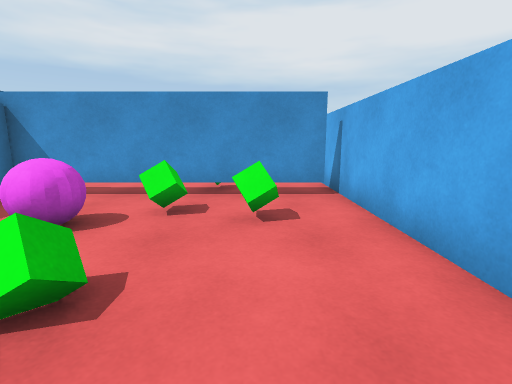
view 1 (above)

16 first-person views from a walk through a 3-D level made in the Unity game engine. The camera is 1.2 m above the floor, tilts 10° down and sees 85° across. The floor is counted in squares, 1 m on a side. Each view is taken from the middle of a square. On the plan, view 1 faces up. The plan holds only what a view shows up to about 13 squares ahead; the rest is blank. The player character is not drawn.

view 2
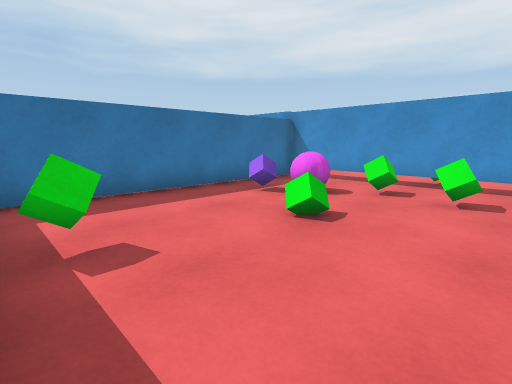

view 3
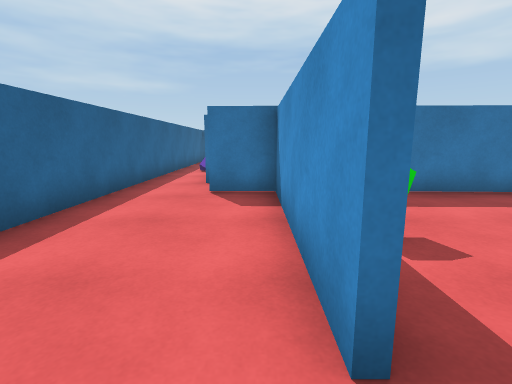

view 4
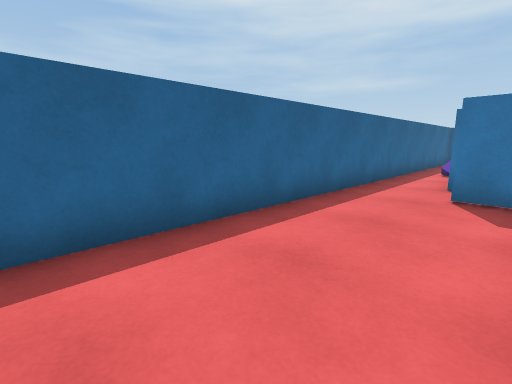

view 5
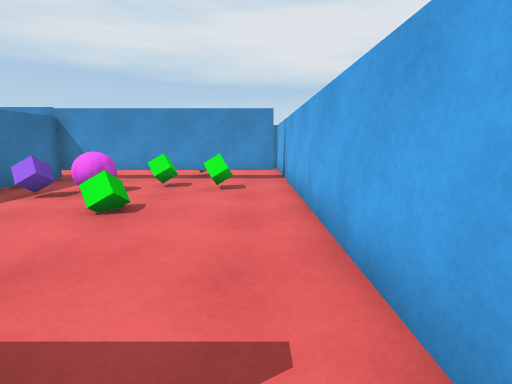

view 6
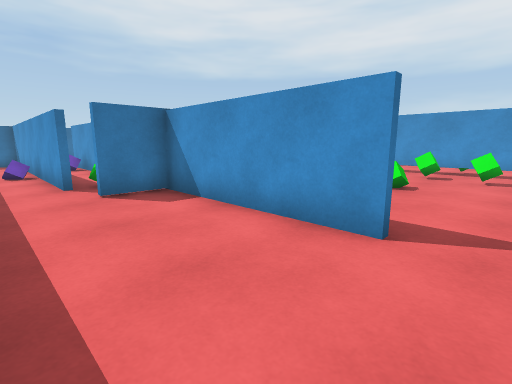

view 7
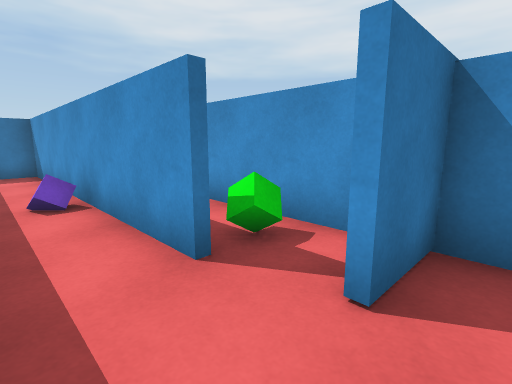

view 8
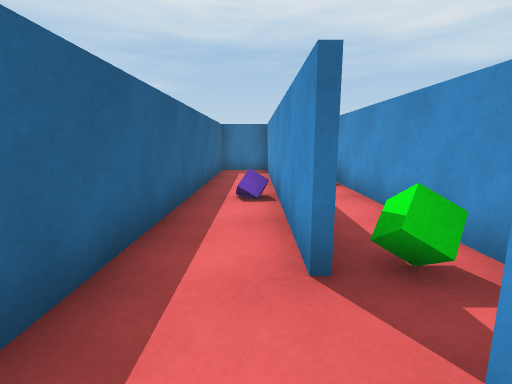

view 9
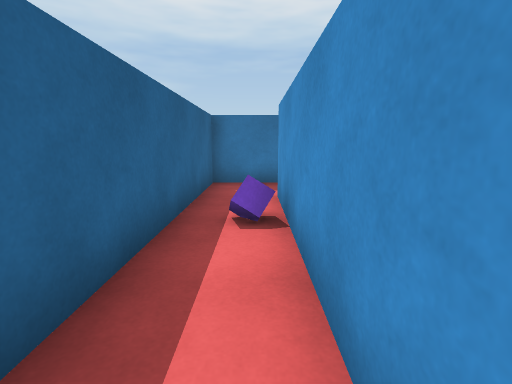

view 10
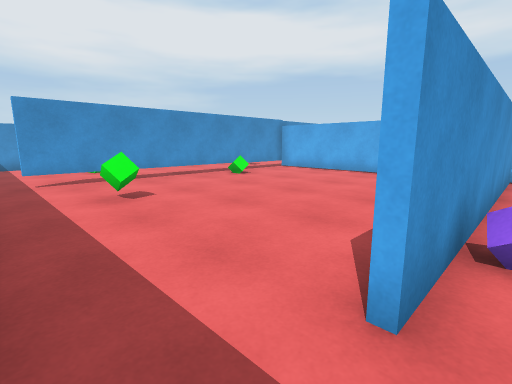

view 11
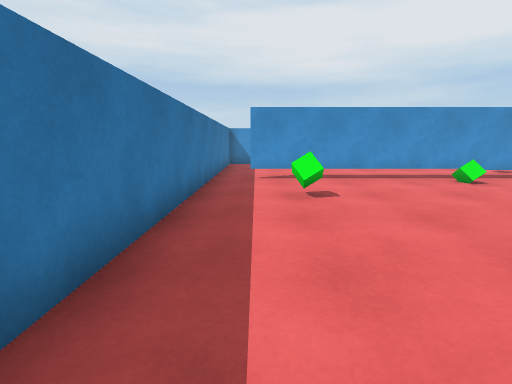

view 12
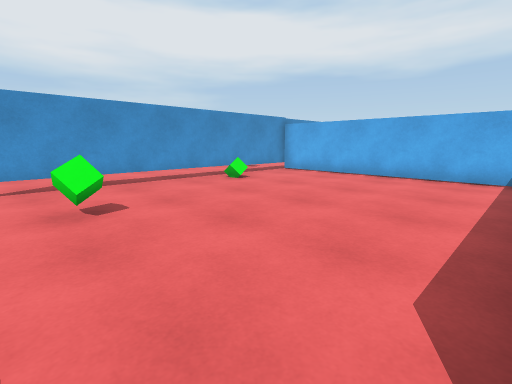

view 13
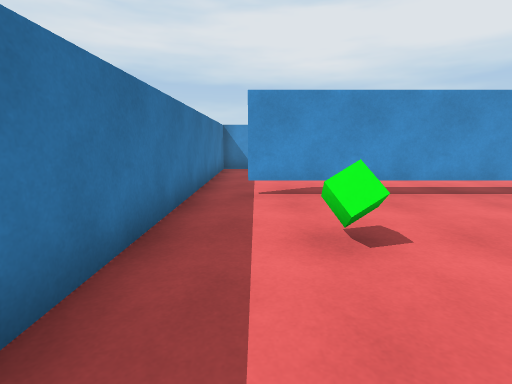

view 14
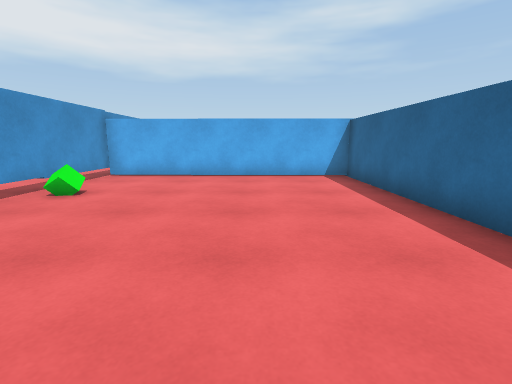

view 15
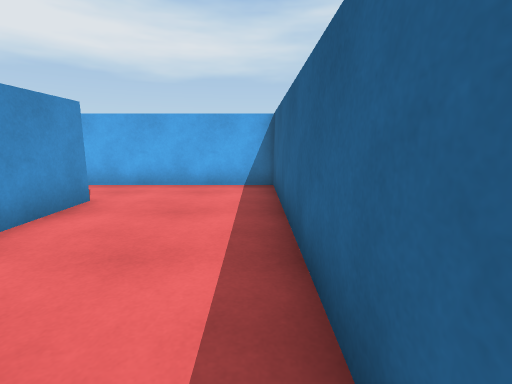

view 16
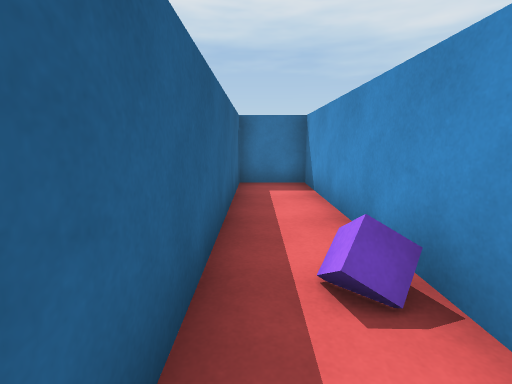

### Floor plan
Key: @ floor where view 1 was taken; # wall or solid block; . floor; T thing the floor can be seen under or through; O other object.
Columns run from 18 left of view 1 to 2 right of it. Each row starts with its distance up from view 1.
 13 ###
 12 #..
 11 #..
 10 #.... ..            #
  9 #.............. ....#
  8 #...................#
  7 #.TTTTTTTTTT##TTTTTT#
  6 #...........#.......#
  5 #.......O...#...O...#
  4 #...........#..O..O.#
  3 #..O........#.O.....#
  2 #...........#...O...#
  1 #...........#.......#
  0 #...........#.....@.#
 -1 #...........#..O....#
 -2 #..###############..#
 -3 #....O....O.#.......#
 -4 ###########.#.......#
 -5 #......O............#
 -6 #...................#
 -7 #####################

Positions as (right, up) in squares from view 1, and headings:
1: (0, 0), facing up
2: (1, -2), facing up-left
3: (1, -3), facing left
4: (1, -3), facing down-left
5: (1, -3), facing up
6: (1, -6), facing up-left
7: (-5, -6), facing up-left
8: (-5, -5), facing left
9: (-9, -3), facing left
10: (-17, -3), facing up-right
11: (-16, -3), facing up
12: (-16, -2), facing up-right
13: (-16, 0), facing up
14: (-16, 1), facing right
15: (-6, -6), facing right
16: (-9, -6), facing left
